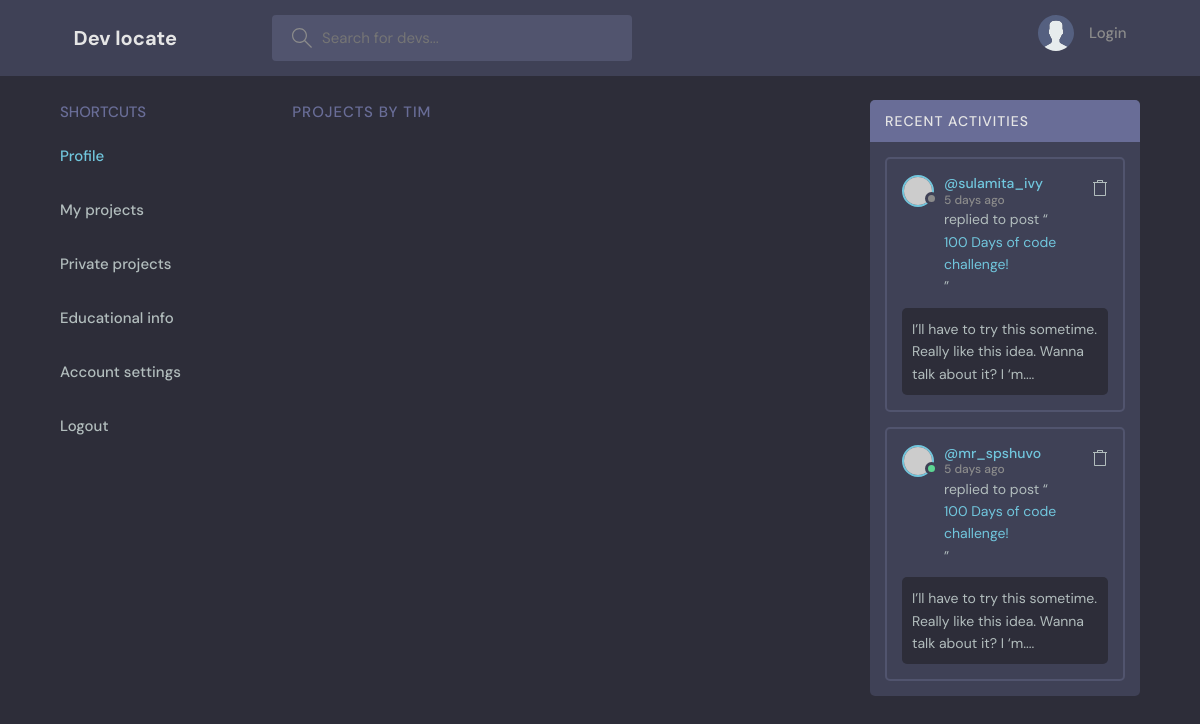
/accounts/projects/1/, run on an earlier commit of the app's database.
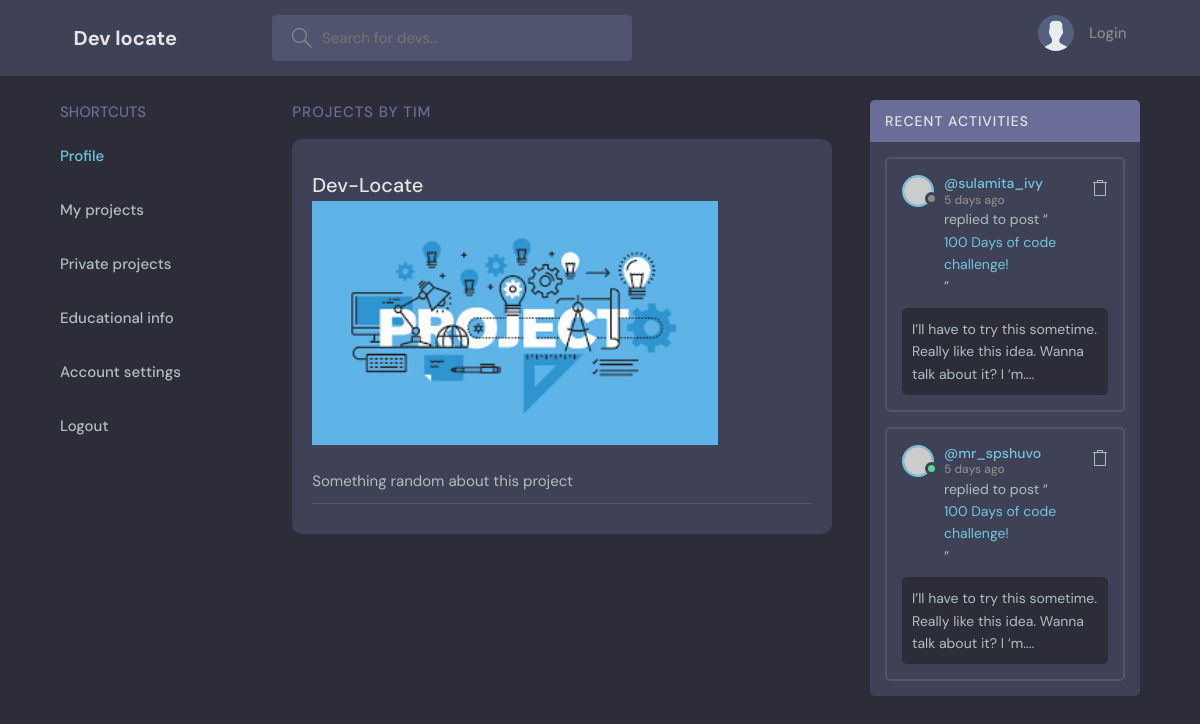
And on a later commit of the database.
### projects/models.py (models this page shows, shortened)
class Project(models.Model):
    engineer = models.ForeignKey(Engineer, on_delete=models.CASCADE)
    name = models.CharField(max_length=100)
    tech_used = models.CharField(max_length=200)
    updated = models.DateTimeField(auto_now=True)
    created = models.DateTimeField(auto_now_add=True)
    image = models.ImageField(default="project.png")
    description = models.TextField(null=True, blank=True)
    repo_url = models.URLField(null=True, blank=True)
    live_url = models.URLField(null=True, blank=True)
    make_public = models.BooleanField(default=False)
    @property
    def image_url(self):
        try:
            url = self.image.url
        except:
            url = ""
        return url
    class Meta:
        ordering = ["-created"]

### accounts/views.py (the view)
# urls.py: path("projects/<str:pk>/", EngineerProject.as_view(), name="projects"),
class EngineerProject(DetailView):
    model = Engineer
    template_name = "../templates/projects.html"
    def get_context_data(self, **kwargs):
        context = super(EngineerProject, self).get_context_data()
        pk = self.kwargs.get("pk")
        context["engineer"] = Engineer.objects.get(id=pk)
        context["public_projects"] = context["engineer"].project_set.filter(
            make_public=True
        )
        return context

### templates/projects.html (shortened to what this page needs)
{% extends 'base.html' %}
{% block content %}
<main class="profile-page layout layout--3">
    <div class="container">
        <div class="topics">
            <div class="topics__header">
                <h2>Shortcuts</h2>
            </div>
            <ul class="topics__list">
                <li>
                    <a href="{% url 'profile' engineer.id %}" class="active">Profile</a>
                </li>
                <li>
                    <a href="#">My projects</a>
                </li>
                <li>
                    <a href="#">Private projects</a>
                </li>
                <li>
                    <a href="#">Educational info</a>
                </li>
                <li>
                    <a href="#">Account settings</a>
                </li>
                <li>
                    <a href="#">Logout</a>
                </li>
            </ul>
        </div>
        <div class="roomList">
            <div class="roomList__header">
                <div>
                    <h2>Projects by {{engineer.username|title}}</a>
                    </h2>
                </div>
            </div>
            {% for project in public_projects %}
            <div class="roomListRoom">
                <div class="roomListRoom__content">
                    <a href="{% url 'detail_project' project.id %}">
                        {{project.name|title}}
                        <img src="{{project.image_url}}">
                    </a>
                    <p>
                        {{project.description}}
                    </p>
                </div>
                <div class="roomListRoom__meta">
                </div>
            </div>
            {% endfor %}
        </div>
        <div class="activities">
            <div class="activities__header">
                <h2>Recent Activities</h2>
            </div>
            <div class="activities__box">
                <div class="activities__boxHeader roomListRoom__header">
                    <a href="profile.html" class="roomListRoom__author">
                        <div class="avatar avatar--small">
                            <img src="https://randomuser.me/api/portraits/women/11.jpg" />
                        </div>
                        <p>
                            @sulamita_ivy
                            <span>5 days ago</span>
                        </p>
                    </a>
                    <div class="roomListRoom__actions">
                        <a href="#">
                        </a>
                    </div>
                </div>
                <div class="activities__boxContent">
                    <p>replied to post “<a href="room.html">100 Days of code challenge!</a>”</p>
                    <div class="activities__boxRoomContent">
                        I’ll have to try this sometime. Really like this idea. Wanna talk about it? I ‘m....
                    </div>
                </div>
            </div>
            <div class="activities__box">
                <div class="activities__boxHeader roomListRoom__header">
                    <a href="profile.html" class="roomListRoom__author">
                        <div class="avatar avatar--small active">
                            <img src="https://randomuser.me/api/portraits/men/13.jpg" />
                        </div>
                        <p>
                            @mr_spshuvo
                            <span>5 days ago</span>
                        </p>
                    </a>
                    <div class="roomListRoom__actions">
                        <a href="#">
                        </a>
                    </div>
                </div>
                <div class="activities__boxContent">
                    <p>replied to post “<a href="room.html">100 Days of code challenge!</a>”</p>
                    <div class="activities__boxRoomContent">
                        I’ll have to try this sometime. Really like this idea. Wanna talk about it? I ‘m....
                    </div>
                </div>
            </div>
        </div>
    </div>
</main>
{% endblock %}

What changed in the data, as far as the page shows it:
added Project: name "Dev-Locate", image_url (picture), description "Something random about this project"
